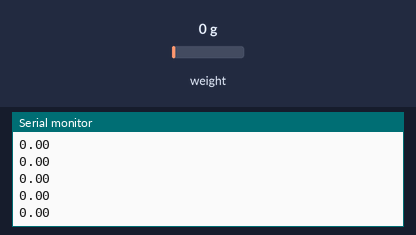
Bench run of a sketch on a simulated Arduino Uno, built with avr-gcc and run on an emulated ATmega328P. On the bench: the last lines printed to the serial monitor. The test bench sets the inputs (shaded band); at power-on: weight on the scale 0 g.

Above: at 2.2 s.
2.3 s: weight on the scale set to 100 g
At 2.31 s:
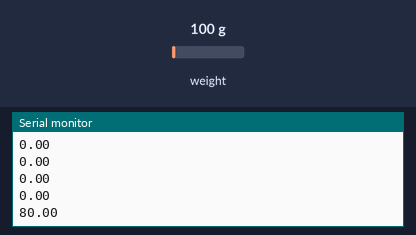
3.8 s: weight on the scale set to 1250 g
At 3.82 s:
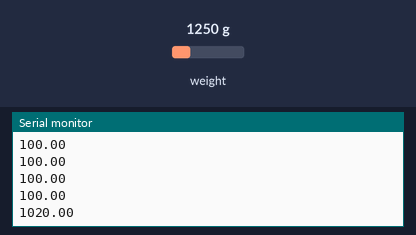
Timing chart, 0 to 6.8 s (numbered marks = the images above; inputs shaded):
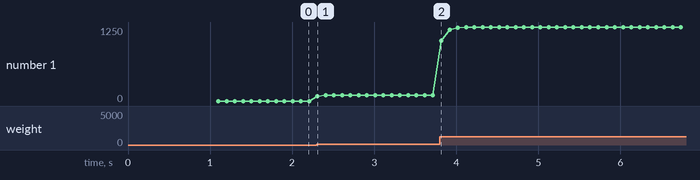

Measured:
- after the input at 2.3 s, the serial monitor: prints a new line at once (image 1)
- after the input at 3.8 s, the serial monitor: prints a new line at once (image 2)
- plotted number 1: 0 → 100 after the input at 2.3 s, 100 → 1250 after the input at 3.8 s

The sketch:

load_cell_Ardu.ino
```cpp
#include "HX711.h"

#define DT  3
#define SCK 2

HX711 scale;

float calibration_factor = 317.51;
float filtered_weight = 0.0;
const float alpha = 0.8;

void setup() {
  Serial.begin(9600);
  scale.begin(DT, SCK);
  scale.set_scale(calibration_factor);
  scale.tare();  // start with zero
  Serial.println("Scale ready...");
}

void loop() {
  // --- Weight measurement ---
  float reading = scale.get_units(1); // average of 5 samples
  filtered_weight = alpha * reading + (1 - alpha) * filtered_weight;
  Serial.println(filtered_weight, 2);  // send weight to Python

  // --- Check serial commands ---
  if (Serial.available() > 0) {
    String cmd = Serial.readStringUntil('\n');
    cmd.trim();  // remove newline/whitespace

    if (cmd == "tare") {
      scale.tare();
      filtered_weight = 0;
      // Serial.println("OK: tare done");
    }
    else if (cmd == "cal") {
      // you could add calibration commands here
      // Serial.println("OK: calibration placeholder");
    }
  }

  // delay(0); // adjust as needed
}
```
